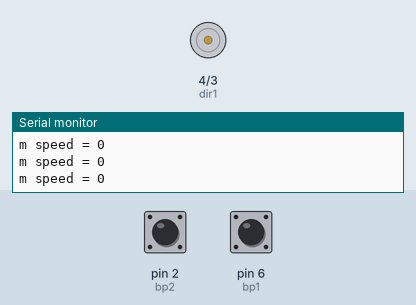
Recording of a sketch running on a simulated Arduino Uno, built with avr-gcc and run on an emulated ATmega328P. Shown: motor-driver pin pairs drawn as motors (green arrow = first pin HIGH = forward, orange = second pin HIGH = backward, longer = more drive, scaled by the enable pin), the last lines printed to the serial monitor. The test bench sets the inputs (shaded band); at power-on: pin 2 (bp2) HIGH, pin 6 (bp1) HIGH.

Above: at 1.2 s.
1.3 s: pin 2 (bp2) pulled LOW for 3.2 s
At 5.5 s:
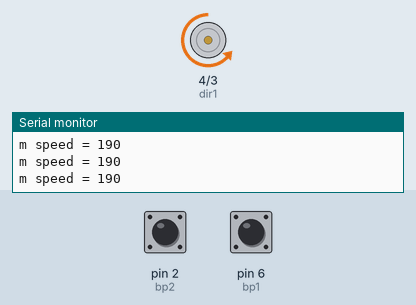
6.0 s: pin 6 (bp1) pulled LOW for 3.2 s
At 10.2 s:
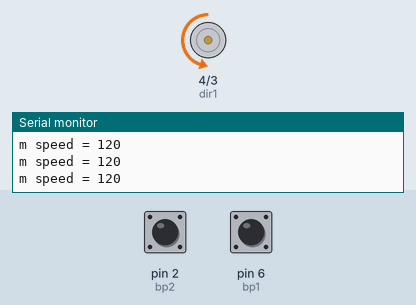
11.0 s: pin 6 (bp1) pulled LOW for 3.2 s
At 15.0 s:
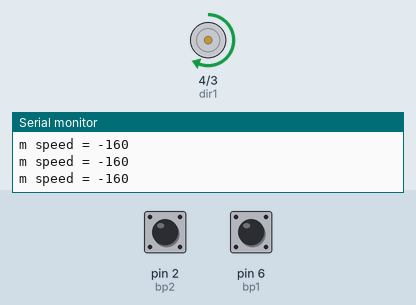
16.0 s: pin 2 (bp2) pulled LOW for 3.2 s
At 18.4 s:
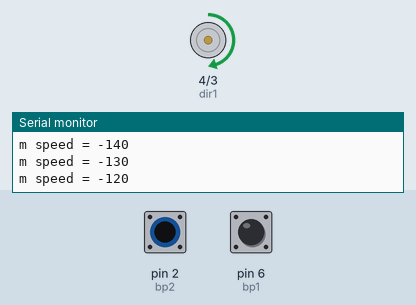
21.0 s: pin 2 (bp2) pulled LOW for 0.15 s
At 22.8 s:
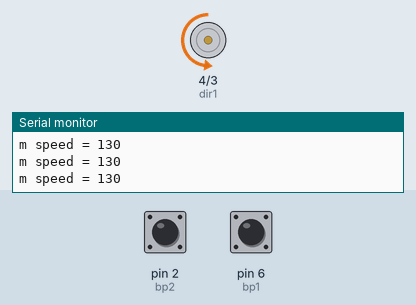
24.1 s: pin 2 (bp2) pulled LOW for 3.2 s
At 28.7 s:
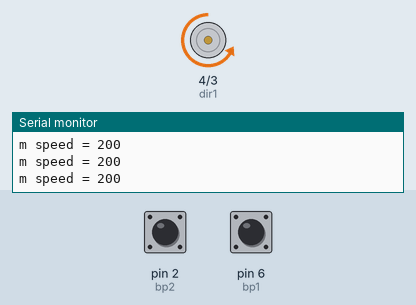
Timing chart, 0 to 30.1 s (numbered marks = the images above; inputs shaded):
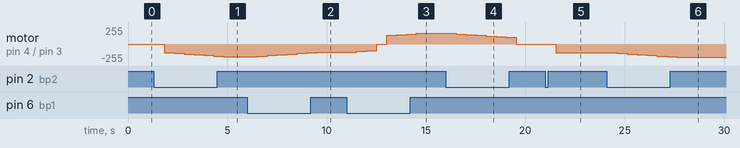

Measured:
- after the input at 1.3 s, motor on pin 4 (dir1) / pin 3 (dir2): moves from stopped to backward 190/255 over 3.0 s, starting after 0.53 s
- after the input at 6.0 s, motor on pin 4 (dir1) / pin 3 (dir2): moves from backward 190/255 to backward 120/255 over 3.0 s, starting after 0.52 s
- after the input at 11.0 s, motor on pin 4 (dir1) / pin 3 (dir2): moves from backward 120/255 to forward 160/255 over 3.0 s, starting after 0.52 s
- after the input at 16.0 s, motor on pin 4 (dir1) / pin 3 (dir2): moves from forward 160/255 to stopped over 3.0 s, starting after 0.53 s
- after the input at 21.0 s, motor on pin 4 (dir1) / pin 3 (dir2): stopped → backward 130/255 after 0.52 s
- after the input at 24.1 s, motor on pin 4 (dir1) / pin 3 (dir2): moves from backward 130/255 to backward 200/255 over 3.0 s, starting after 0.52 s

The sketch:

buttons_in_dc_moter_controls_0_to_255.ino
```cpp
int speedPin=5;
int dir1=4;
int dir2=3;
int bp1 =6;
int bp2 = 2;
int b1val;
int b2val;
int mspeed =0;
int dt = 500;
void setup() {
  // put your s etup code here, to run once:
pinMode(speedPin,OUTPUT);
pinMode(dir1,OUTPUT);
pinMode(dir2,OUTPUT);
pinMode(bp1,INPUT);
pinMode(bp1,INPUT);
digitalWrite(bp1,HIGH);
digitalWrite(bp2,HIGH);
Serial.begin(9600);
}

void loop() {
  // put your main code here, to run repeatedly:
b1val=digitalRead(bp1);
b2val=digitalRead(bp2);
Serial.print( "m speed = ");
Serial.println(mspeed);

if (b1val ==0){
  mspeed=mspeed-10;
  delay(dt);
}
if (b2val ==0){
  mspeed =mspeed+10;
  delay(dt);
}
if (mspeed>255){
  mspeed =255;
}
if (mspeed<-255){
  mspeed =-255;
}
if (mspeed ==10){
  mspeed = 130;
}
if (mspeed ==-10){
  mspeed = -130;
}
if (mspeed==90 || mspeed == 95){
  mspeed =0;
}
if (mspeed==-90 || mspeed ==-95){
  mspeed =0;
}
if (mspeed == 0){
  analogWrite(speedPin,0);
}
if(mspeed>0){
digitalWrite(dir1,LOW);
digitalWrite(dir2,HIGH);
analogWrite(speedPin,mspeed);
}
if(mspeed<0){
digitalWrite(dir1,HIGH);
digitalWrite(dir2,LOW);
analogWrite(speedPin,abs(mspeed));
}
}
```
